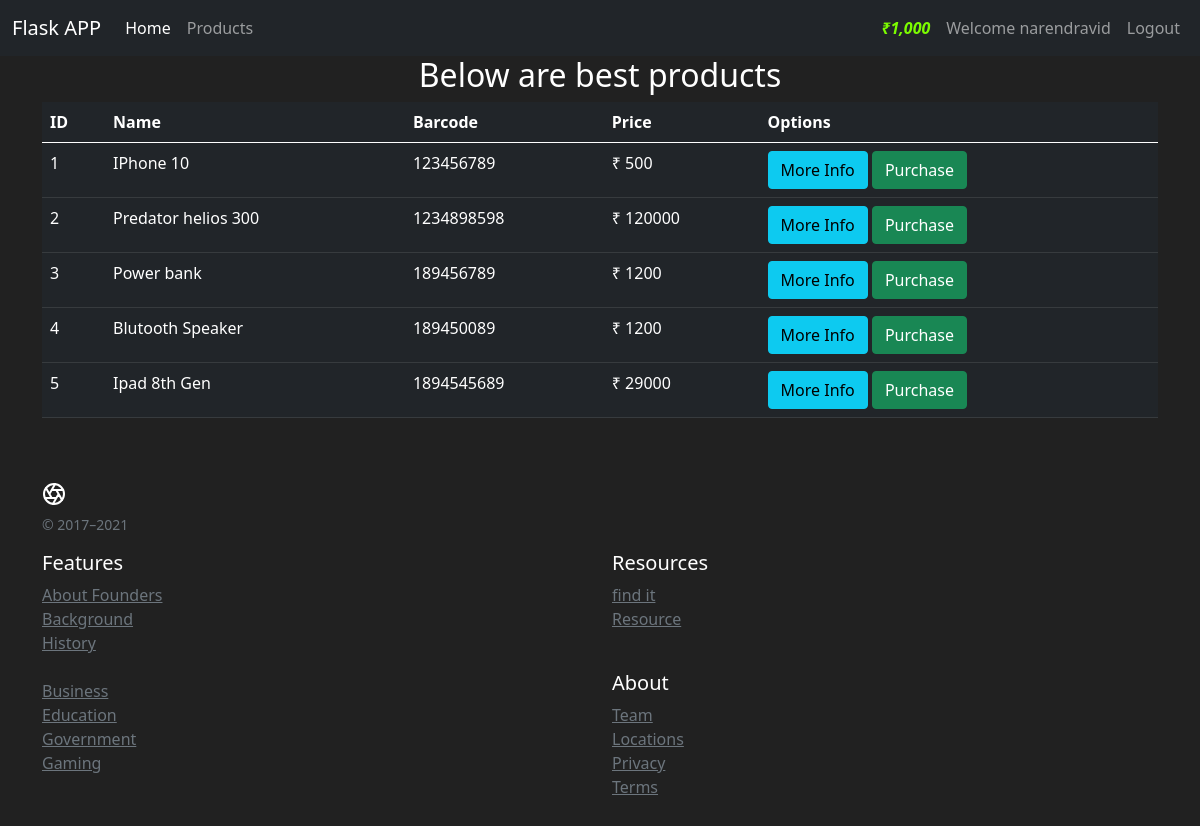
The app's page /market (signed in) with its own data.
### market/models.py (models this page shows, shortened)
class User(db.Model, UserMixin):
    id = db.Column(db.Integer(), primary_key=True)
    user_name = db.Column(db.String(length=15), nullable=False, unique=True)
    email_address = db.Column(db.String(length=30), nullable=False, unique=True)
    password_hash = db.Column(db.String(length=60), nullable=False)
    budget = db.Column(db.Integer(), nullable=False, default=1000)
    items = db.relationship('Item', backref='owned_user', lazy=True)
    @property
    def prettier_budget(self):
        if len(str(self.budget)) >= 4:
            return f'{str(self.budget)[:-3]},{str(self.budget)[-3:]}'
        else:
            return f"{self.budget}"
    @property
    def password(self):
        return self.password

class Item(db.Model):       # parenthesis b'coz Item goes to database Model
    id = db.Column(db.Integer(), primary_key=True)
    name = db.Column(db.String(length=30), nullable=False, unique=True)
    price = db.Column(db.Integer(), nullable=False)
    barcode = db.Column(db.String(length=12), nullable=False, unique=True)
    description = db.Column(db.String(length=1024), nullable=False, unique=True)
    owner = db.Column(db.Integer(), db.ForeignKey('user.id'))

### market/routes.py (the view)
@app.route('/market')
@login_required
def market_page():
    items = Item.query.all()
    return render_template('market.html', items=items)

### market/models.py (called while the page is built)
@login_manager.user_loader
def load_user(user_id):
    return User.query.get(int(user_id))

### market/templates/market.html (shortened to what this page needs)
{% extends 'base.html' %}
{% block body %}
    <div class="container">
    <h2 class="text-center">Below are best products</h2>
    <table class="table table-hover table-dark">
      <thead>
          <tr>
              <th scope="col">ID</th>
              <th scope="col">Name</th>
              <th scope="col">Barcode</th>
              <th scope="col">Price</th>
              <th scope="col">Options</th>
          </tr>
      </thead>
      <tbody>
          {% for item in items %}
              <tr>
                  <td>{{item.id}}</td>
                  <td>{{item['name']}}</td>
                  <td>{{item['barcode']}}</td>
                  <td>&#8377; {{item['price']}}</td>
                  <td>
                      <button class="btn brn-outline btn-info">More Info</button>
                      <button class="btn brn-outline btn-success">Purchase</button>
                  </td>
              </tr>
          {% endfor %}
      </tbody>
    </table>
        </div>
{% endblock body %}

### market/templates/base.html (shortened to what this page needs)
<!doctype html>
<html lang="en">
  <head>
    <link href="https://cdn.jsdelivr.net/npm/bootstrap@5.0.2/dist/css/bootstrap.min.css" rel="stylesheet">
  </head>
  <body>
  <nav class="navbar navbar-expand-lg navbar-dark bg-dark">
  <div class="container-fluid">
    <a class="navbar-brand" href="{{ url_for('home_page') }}">Flask APP</a>
    <div class="collapse navbar-collapse" id="navbarSupportedContent">
      <ul class="navbar-nav me-auto mb-2 mb-lg-0">
        <li class="nav-item">
          <a class="nav-link active" aria-current="page" href="{{ url_for('home_page') }}">Home</a>
        </li>
        <li class="nav-item">
          <a class="nav-link" href="{{ url_for('market_page') }}">Products</a>
        </li>
      </ul>
        {% if current_user.is_authenticated %}
            <ul class="navbar-nav">
                <li class="nav-item">
                    <a class="nav-link" style="color:lawngreen; font-weight:bold">
                        <i class="fas fa-coins">&#8377;{{current_user.prettier_budget}}</i>
                    </a>
                </li>
                <li class="nav-item">
                    <a class="nav-link" href="#">Welcome {{current_user.user_name}}</a>
                </li>
                <li class="nav-item">
                    <a class="nav-link" href="{{url_for('logout_page')}}">Logout</a>
                </li>
            </ul>
        {% endif %}
    </div>
  </div>
</nav>
    {% block body %}
    {% endblock body %}
        <footer class="container py-5">
  <div class="row">
    <div class="col-12 col-md">
      <small class="d-block mb-3 text-muted">&copy; 2017–2021</small>
    </div>
    <div class="col-6 col-md">
      <h5>Features</h5>
      <ul class="list-unstyled text-small">
        <li><a class="link-secondary" href="#">About Founders</a></li>
        <li><a class="link-secondary" href="#">Background</a></li>
        <li><a class="link-secondary" href="#">History</a></li>
      </ul>
    </div>
    <div class="col-6 col-md">
      <h5>Resources</h5>
      <ul class="list-unstyled text-small">
        <li><a class="link-secondary" href="#">find it</a></li>
        <li><a class="link-secondary" href="#">Resource</a></li>
      </ul>
    </div>
    <div class="col-6 col-md">
      <ul class="list-unstyled text-small">
        <li><a class="link-secondary" href="#">Business</a></li>
        <li><a class="link-secondary" href="#">Education</a></li>
        <li><a class="link-secondary" href="#">Government</a></li>
        <li><a class="link-secondary" href="#">Gaming</a></li>
      </ul>
    </div>
    <div class="col-6 col-md">
      <h5>About</h5>
      <ul class="list-unstyled text-small">
        <li><a class="link-secondary" href="#">Team</a></li>
        <li><a class="link-secondary" href="#">Locations</a></li>
        <li><a class="link-secondary" href="#">Privacy</a></li>
        <li><a class="link-secondary" href="#">Terms</a></li>
      </ul>
    </div>
  </div>
</footer>
  </body>
</html>

### market/templates/base.html (style rules this page uses)
body { background-color: #212121; color: white; }

### records on screen
User: prettier_budget "1,000", user_name "narendravid"
Item: id "1", name "IPhone 10", barcode "123456789", price "500"
Item: id "2", name "Predator helios 300", barcode "1234898598", price "120000"
Item: id "3", name "Power bank", barcode "189456789", price "1200"
Item: id "4", name "Blutooth Speaker", barcode "189450089", price "1200"
Item: id "5", name "Ipad 8th Gen", barcode "1894545689", price "29000"
